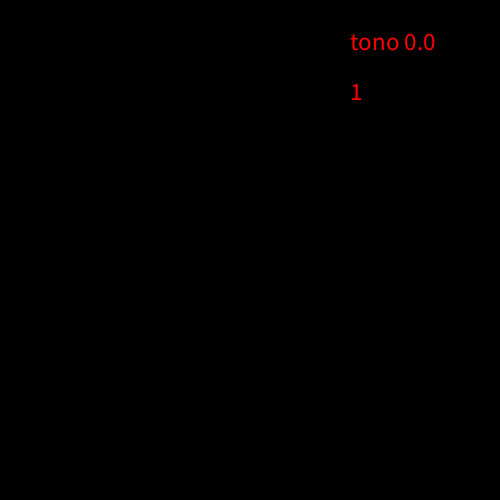
Frame 1 (no input)
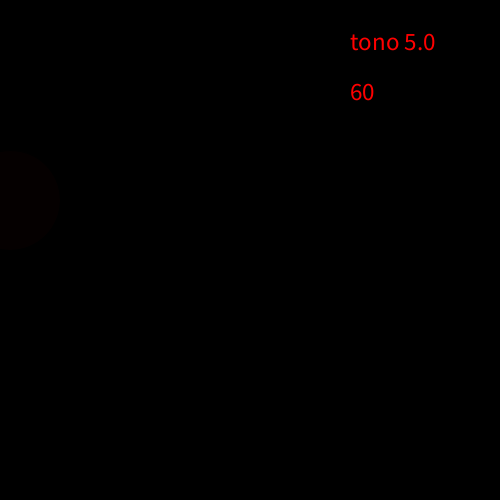
Frame 60 (the mouse pressed at the canvas centre just before this capture)
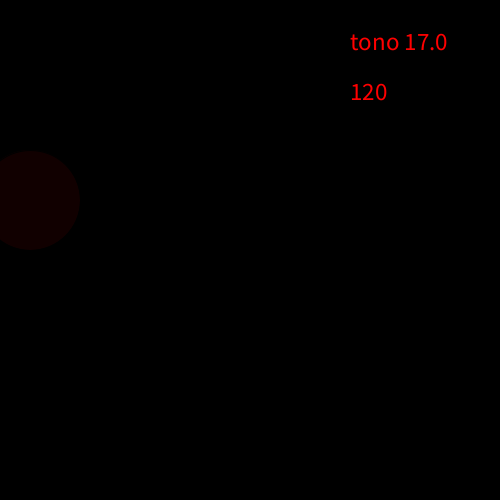
Frame 120 (the mouse held since frame 60 and released just before this capture)

The Processing sketch that drew these frames (run headless with seeded random() and noise(); from frame 60 on, the mouse is pressed at the canvas centre):

// Processing sketch: tonoConModulo
// ── tonoConModulo.pde
int px;

void setup() {
  size(500, 500);
  // tint(); // investigar tint
  //delay(2000); // demora el programa 2 segundos
}
void draw() {
  background(0);
  float tono = px*255/(width-50); // regla de tres (ajusté el límite al borde menos la 1/2 de la figura)
  fill(255, 0, 0, tono);
  ellipse(px, 200, 100, 100);
  if (frameCount%30==0) { // dos veces por segundo
    px+= 10; // aumenta 10
  }

  if (px>width-50) {
    px = 50;
    delay(2000); // <<<<<------   prueben descomentar esto
  }

  textSize(25);
  fill(255, 0, 0);
  text("tono "+ tono, 350, 50);
  text(frameCount, 350, 100);
}
